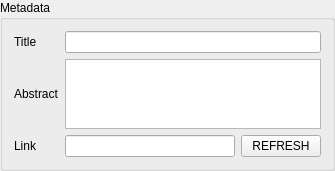
                       <widget class="QgsCollapsibleGroupBox" name="mGroupBox">
                        <property name="title">
                         <string>Metadata</string>
                        </property>
                        <property name="flat">
                         <bool>false</bool>
                        </property>
                        <property name="checkable">
                         <bool>false</bool>
                        </property>
                        <layout class="QVBoxLayout" name="verticalLayout_22">
                         <item>
                          <layout class="QGridLayout" name="gridLayout_8">
                           <item row="0" column="1">
                            <widget class="QLineEdit" name="inLayerTitle"/>
                           </item>
                           <item row="0" column="0">
                            <widget class="QLabel" name="label_7">
                             <property name="text">
                              <string>Title</string>
                             </property>
                            </widget>
                           </item>
                           <item row="1" column="0">
                            <widget class="QLabel" name="label_8">
                             <property name="text">
                              <string>Abstract</string>
                             </property>
                            </widget>
                           </item>
                           <item row="1" column="1">
                            <widget class="QTextEdit" name="teLayerAbstract">
                             <property name="sizePolicy">
                              <sizepolicy hsizetype="Preferred" vsizetype="Preferred">
                               <horstretch>0</horstretch>
                               <verstretch>0</verstretch>
                              </sizepolicy>
                             </property>
                             <property name="maximumSize">
                              <size>
                               <width>16777215</width>
                               <height>70</height>
                              </size>
                             </property>
                            </widget>
                           </item>
                           <item row="2" column="1">
                            <layout class="QHBoxLayout" name="horizontalLayout_3">
                             <item>
                              <widget class="QLineEdit" name="inLayerLink"/>
                             </item>
                             <item>
                              <widget class="QPushButton" name="button_refresh_link">
                               <property name="text">
                                <string notr="true">REFRESH</string>
                               </property>
                              </widget>
                             </item>
                            </layout>
                           </item>
                           <item row="2" column="0">
                            <widget class="QLabel" name="label_10">
                             <property name="text">
                              <string>Link</string>
                             </property>
                            </widget>
                           </item>
                          </layout>
                         </item>
                        </layout>
                       </widget>
